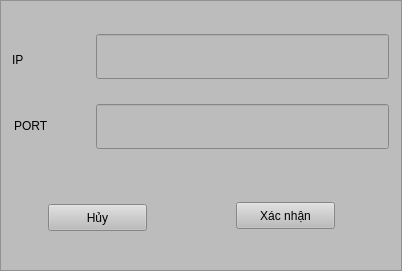
<?xml version="1.0" encoding="UTF-8"?>
<ui version="4.0">
 <class>Frame</class>
 <widget class="QFrame" name="Frame">
  <property name="geometry">
   <rect>
    <x>0</x>
    <y>0</y>
    <width>402</width>
    <height>271</height>
   </rect>
  </property>
  <property name="windowTitle">
   <string>Frame</string>
  </property>
  <property name="styleSheet">
   <string notr="true">background-color: rgb(188, 188, 188);</string>
  </property>
  <property name="frameShape">
   <enum>QFrame::StyledPanel</enum>
  </property>
  <property name="frameShadow">
   <enum>QFrame::Raised</enum>
  </property>
  <widget class="QLineEdit" name="lineEdit_inputNumber">
   <property name="geometry">
    <rect>
     <x>96</x>
     <y>34</y>
     <width>293</width>
     <height>45</height>
    </rect>
   </property>
  </widget>
  <widget class="QPushButton" name="pushbutton_exit">
   <property name="geometry">
    <rect>
     <x>48</x>
     <y>204</y>
     <width>99</width>
     <height>27</height>
    </rect>
   </property>
   <property name="text">
    <string>Hủy</string>
   </property>
  </widget>
  <widget class="QPushButton" name="pushButtonEnter">
   <property name="geometry">
    <rect>
     <x>236</x>
     <y>202</y>
     <width>99</width>
     <height>27</height>
    </rect>
   </property>
   <property name="text">
    <string>Xác nhận</string>
   </property>
  </widget>
  <widget class="QLabel" name="label">
   <property name="geometry">
    <rect>
     <x>12</x>
     <y>40</y>
     <width>45</width>
     <height>39</height>
    </rect>
   </property>
   <property name="text">
    <string>IP</string>
   </property>
  </widget>
  <widget class="QLineEdit" name="lineEdit_inputPort">
   <property name="geometry">
    <rect>
     <x>96</x>
     <y>104</y>
     <width>293</width>
     <height>45</height>
    </rect>
   </property>
  </widget>
  <widget class="QLabel" name="label_2">
   <property name="geometry">
    <rect>
     <x>14</x>
     <y>106</y>
     <width>45</width>
     <height>39</height>
    </rect>
   </property>
   <property name="text">
    <string>PORT</string>
   </property>
  </widget>
 </widget>
 <resources/>
 <connections/>
</ui>
